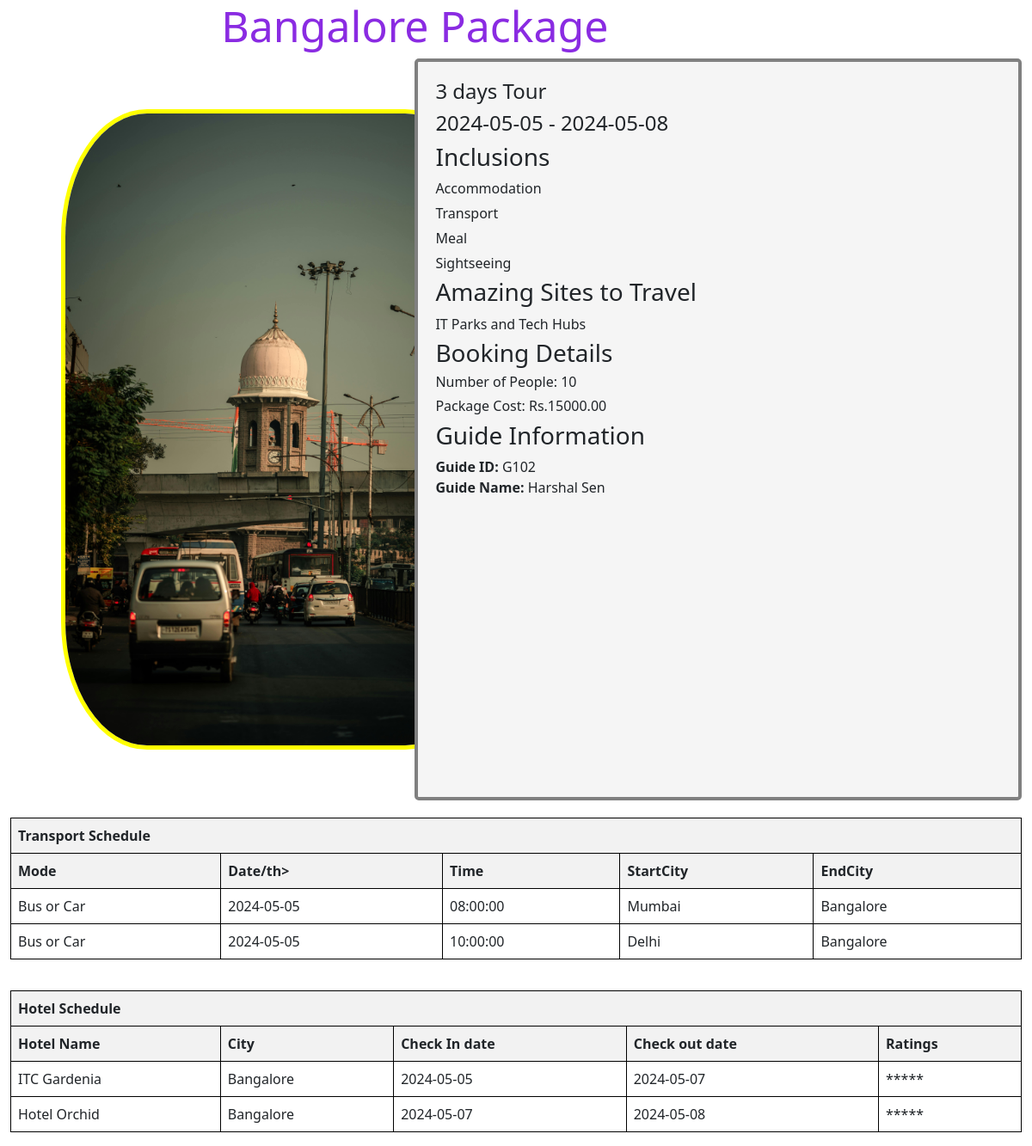
Screenshot of /Customer/BkInfo.php?package_id=B101&customer_id=22101 with the database file from the repository.
### tables this page shows
create table BookingPackage(BookingId VARCHAR(20) PRIMARY KEY ,StartDt DATE,EndDt DATE,TypeOfTrip ENUM("Business","Family","Religious"),Location VARCHAR(50),Price DOUBLE(10,2));

create table Books( BId varchar(20) ,Cid int , primary key (BId,Cid),
foreign key (BId) references BookingPackage(BookingId) ON delete cascade,foreign key (Cid) references CustomerDetails(Cid) ON delete cascade, no_of_tourists int,total_amt double(10,2));

create table GuideDetails(GuideId varchar(20) Primary key,GuideName varchar(50));

create table SchTransport(Bid varchar(20) ,Tid varchar(50) , primary key (Bid,Tid),foreign key (Bid) references BookingPackage(BookingId)ON DELETE CASCADE
,foreign key (Tid)references Transport(Tid) ON DELETE CASCADE
, Date date not null, Time time not null ,StartCity varchar(50),EndCity varchar(50));

create table Transport(Tid varchar(10) primary key, Tmode enum('Bus or Car','Railway','Aeroplane') not null, Tprice int not null);

create table SchHotel(Bid varchar(20) ,Hid varchar(50) , primary key (Bid,Hid),foreign key (Bid) references BookingPackage(BookingId) ON DELETE CASCADE ,foreign key (Hid)
 references hotel(Hid) ON DELETE CASCADE, Check_In date not null ,Check_Out date not null);

create table Hotel(Hid varchar(10) primary key, Hname varchar(50) not null, Hphno varchar(10) unique, Hrent int default 1000, Hcity varchar(50) not null, Hrating enum('*','**','***','****','*****') not null);

### Customer/BkInfo.php (the view, shortened to what this page needs)
<!DOCTYPE html>
<html>
<head>
    <link rel="stylesheet" type="text/css" href="https://cdn.jsdelivr.net/npm/bootstrap@5.3.0-alpha1/dist/css/bootstrap.min.css">
    <link rel="stylesheet" type="text/css" href="BkInfo.css">
</head>
<body>
    <div class="container-fluid">
        <?php
        if (isset($_GET['package_id'])) {
            $selectedPackageType = $_GET['package_id'];
            $customerId = $_GET['customer_id'];
            include 'connection.php';
            $packageQuery = "SELECT bp.BookingId, bp.Location, bp.StartDt, bp.EndDt,
                             DATEDIFF(bp.EndDt, bp.StartDt) AS NumberOfDays,
                             bp.Includes, bp.Sites, bp.Description, g.GuideId, g.GuideName,
                             b.no_of_tourists, b.total_amt, cd.Cphno
                             FROM BookingPackage bp
                             JOIN Includes i ON bp.BookingId = i.BId
                             JOIN GuideDetails g ON i.Gid = g.GuideId
                             JOIN Books b ON bp.BookingId = b.BId
                             JOIN CustomerDetails cd ON b.Cid = cd.Cid
                             WHERE bp.BookingId = '$selectedPackageType' AND cd.Cid = '$customerId'";
            $packageResult = mysqli_query(
                $connection,
                $packageQuery
            );
            if (mysqli_num_rows($packageResult) > 0) {
                $row = mysqli_fetch_assoc($packageResult);
                echo "<h2>" . $row['Location'] . " Package</h2>";
                echo "<div class='box'>";
                echo "<div class='text-image'>";
                echo "<img src='Images/" . $row['Location'] . ".jpg' alt='" . $row['Location'] . " Image' class='image'>";
                echo "</div>";
                echo "<div class='description-container'>";
        ?>
        <?php
                echo "<h4>" . $row['NumberOfDays'] . " days Tour</h4>";
                echo "<h4>" . $row['StartDt'] . " - " . $row['EndDt'] . "</h4>";
                echo "<h3> Inclusions</h3>";
                echo "<ul>";
                $inclusions = explode(",", $row['Includes']);
                foreach ($inclusions as $inclusion) {
                    echo "<li>" . $inclusion . "</li>";
                }
                echo "<h3>Amazing Sites to Travel</h3>";
                echo "<ul>";
                $sites = explode(",", $row['Sites']);
                foreach ($sites as $site) {
                    echo "<li>" . $site . "</li>";
                }
                echo "</ul>";
                echo "<h3>Booking Details</h3>";
                echo "<h6>Number of People: " . $row['no_of_tourists'] . "</h6>";
                echo "<h6>Package Cost: Rs." . $row['total_amt'] . "</h6>";
                echo "<h3>Guide Information</h3>";
                echo "<p><strong>Guide ID:</strong> " . $row['GuideId'] . "</p>";
                echo "<p><strong>Guide Name:</strong> " . $row['GuideName'] . "</p>";
                echo "</div>";
                echo "</div>";
            }
            else {
                echo "<p>Package ID parameter is missing.</p>";
            }
            echo "<div class='table-container'>";
            $transportQuery = "SELECT t.Tmode, ts.Date, ts.Time, ts.StartCity, ts.EndCity
                           FROM SchTransport ts
                           JOIN Transport t ON ts.Tid = t.Tid
                           WHERE ts.Bid = '$selectedPackageType'";
            $transportResult = mysqli_query($connection, $transportQuery);
            if ($transportResult) {
                echo '<table class="table TransportTable" border="1" width="100%">';
                echo '<thead>';
                echo '<tr>';
                echo '<th colspan="5" class="t2Head">Transport Schedule</th>';
                echo '</tr>';
                echo '<tr>';
                echo '<th>Mode</th>';
                echo '<th>Date/th>';
                echo '<th>Time</th>';
                echo '<th>StartCity</th>';
                echo '<th>EndCity</th>';
                echo '</tr>';
                echo '</thead>';
                while ($row = mysqli_fetch_assoc($transportResult)) {
                    echo "<tr>";
                    echo "<td>" . $row['Tmode'] . "</td>";
                    echo "<td>" . $row['Date'] . "</td>";
                    echo "<td>" . $row['Time'] . "</td>";
                    echo "<td>" . $row['StartCity'] . "</td>";
                    echo "<td>" . $row['EndCity'] . "</td>";
                    echo "</tr>";
                }
                echo "</table>";
            } else {
                echo "Error fetching transport schedule: " . mysqli_error($connection);
            }
            $hotelQuery = "SELECT h.Hname, h.Hcity, sh.Check_In, sh.Check_Out, h.Hrating
                           FROM SchHotel sh
                           JOIN hotel h ON sh.Hid = h.Hid
                           WHERE sh.Bid = '$selectedPackageType'";
            $hotelResult = mysqli_query($connection, $hotelQuery);
            if ($hotelResult) {
                echo '<table class="table HotelTable" border="1" width="100%">';
                echo '<thead>';
                echo '<tr>';
                echo '<th colspan="5" class="t2Head">Hotel Schedule</th>';
                echo '</tr>';
                echo '<tr>';
                echo '<th>Hotel Name</th>';
                echo '<th>City</th>';
                echo '<th>Check In date</th>';
                echo '<th>Check out date</th>';
                echo '<th>Ratings</th>';
                echo '</tr>';
                echo '</thead>';
                while ($row = mysqli_fetch_assoc($hotelResult)) {
                    echo "<tr>";
                    echo "<td>" . $row['Hname'] . "</td>";
                    echo "<td>" . $row['Hcity'] . "</td>";
                    echo "<td>" . $row['Check_In'] . "</td>";
                    echo "<td>" . $row['Check_Out'] . "</td>";
                    echo "<td>" . $row['Hrating'] . "</td>";
                    echo "</tr>";
                }
                echo "</table>";
            } else {
                echo "Error fetching hotel schedule: " . mysqli_error($connection);
            }
        } else {
            echo "<p>Package type not specified</p>";
        }
        ?>
</body>
</html>

### Customer/BkInfo.css (style rules this page uses)
h2 { font-size: 50px; text-align: center; margin-right: 20%; color: blueviolet; }
.text-image { padding: 5%; width: 40%; display: flex; align-items: flex-start; }
.box { display: flex; flex-direction: row; }
.image { border-radius: 20%; border:5px solid yellow; background-size: contain; width: 100vh; max-width: 500px; min-height: 450px; margin-right: 20px; }
.description-container { width: 60%; flex: 1; background-color: whitesmoke; padding: 20px; border: 4px solid grey; border-radius: 5px; }
.description-container ul { list-style-type: none; padding: 0; }
.description-container li { margin-bottom: 5px; }
.description-container p { margin: 0; line-height: 1.5; }
.table-container { display: flex; flex-direction: column; }
.TransportTable, .HotelTable { margin-top: 20px; border-collapse: collapse; width: 100%; }
.TransportTable th, .TransportTable td, .HotelTable th, .HotelTable td { border: 1px solid black; padding: 8px; text-align: left; }
.TransportTable th, .HotelTable th { background-color: #f2f2f2; }

### rows the page displays
bookingpackage: Location (picture), StartDt "2024-05-05", EndDt "2024-05-08", Includes "Accommodation", Includes "Transport", Includes "Meal", Includes "Sightseeing", Sites "IT Parks and Tech Hubs", books.no_of_tourists "10", books.total_amt "15000.00", guidedetails.GuideId "G102", guidedetails.GuideName "Harshal Sen"
schtransport: Tid.Tmode "Bus or Car", Date "2024-05-05", Time "08:00:00", StartCity "Mumbai", EndCity "Bangalore"
schtransport: Tid.Tmode "Bus or Car", Date "2024-05-05", Time "10:00:00", StartCity "Delhi", EndCity "Bangalore"
schhotel: Hid.Hname "ITC Gardenia", Hid.Hcity "Bangalore", Check_In "2024-05-05", Check_Out "2024-05-07", Hid.Hrating "*****"
schhotel: Hid.Hname "Hotel Orchid", Hid.Hcity "Bangalore", Check_In "2024-05-07", Check_Out "2024-05-08", Hid.Hrating "*****"

### other values shown
$row['NumberOfDays'] "3"
